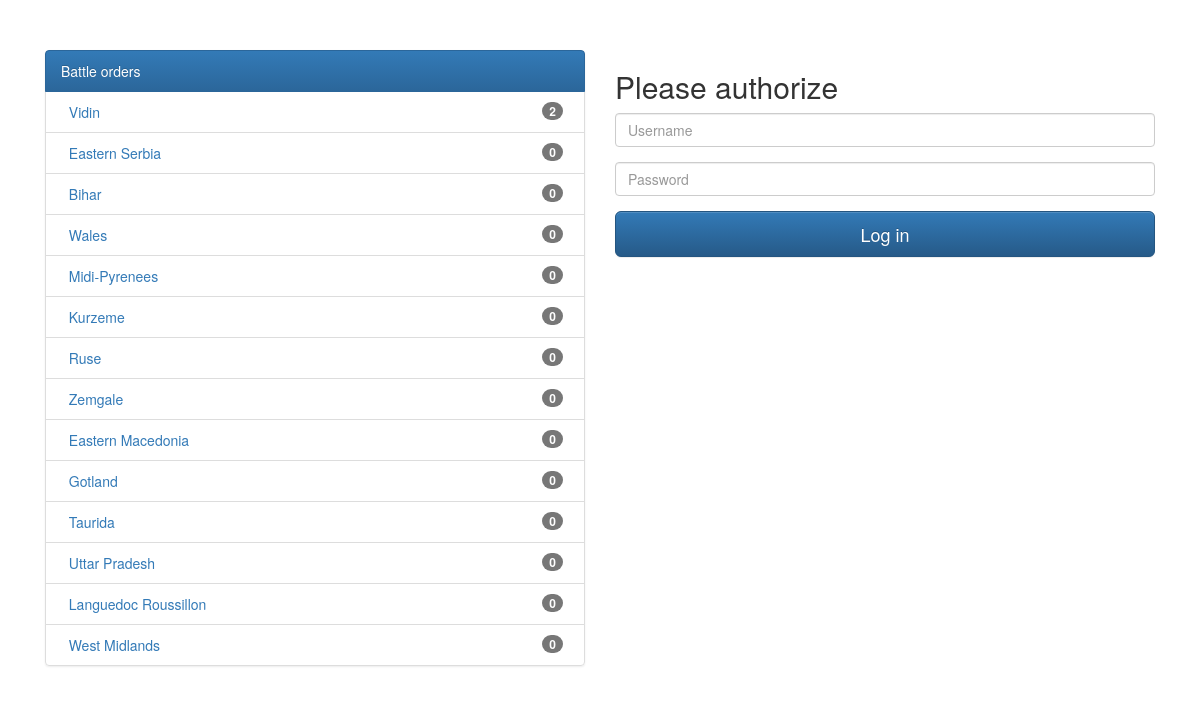
Before: / with the older database file.
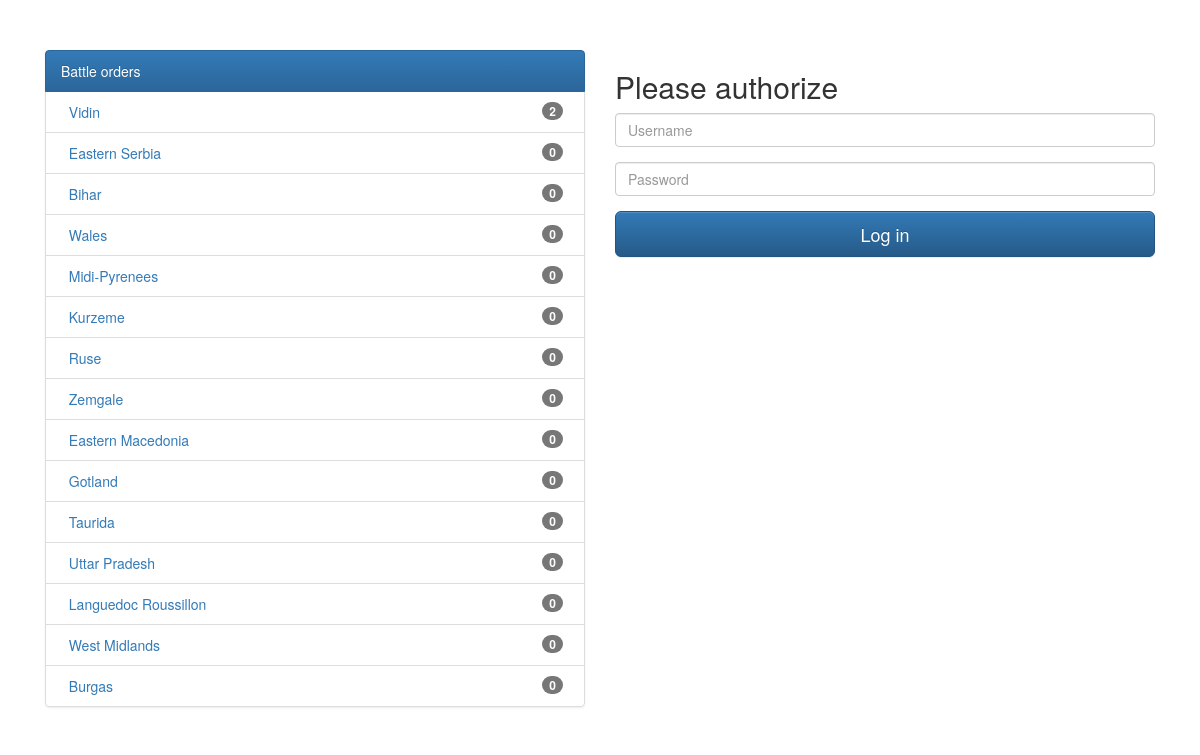
After: the same page with the newer database file.
### tables this page shows
CREATE TABLE "orders" (
"id"  INTEGER,
"caption"  VARCHAR NOT NULL,
"link"  VARCHAR,
"date"  TIMESTAMP NOT NULL DEFAULT CURRENT_TIMESTAMP,
"priority"  SMALLINT NOT NULL,
"country"  VARCHAR,
"importance"  INTEGER DEFAULT 0,
PRIMARY KEY ("id" ASC)
);

### db.inc.php (called while the page is built, shortened)
<?php
$sessionName = 'loggedIn';
$countries = array();
$countries[167] = "Albania";
$countries[27] = "Argentina";
$countries[169] = "Armenia";
$countries[50] = "Australia";
$countries[33] = "Austria";
$countries[83] = "Belarus";
$countries[32] = "Belgium";
$countries[76] = "Bolivia";
$countries[69] = "Bosnia and Herzegovina";
$countries[9] = "Brazil";
$countries[42] = "Bulgaria";
$countries[23] = "Canada";
$countries[64] = "Chile";
$countries[14] = "China";
$countries[78] = "Colombia";
$countries[63] = "Croatia";
$countries[171] = "Cuba";
$countries[82] = "Cyprus";
$countries[34] = "Czech Republic";
$countries[55] = "Denmark";
$countries[165] = "Egypt";
$countries[70] = "Estonia";
$countries[39] = "Finland";
$countries[11] = "France";
$countries[168] = "Georgia";
$countries[12] = "Germany";
$countries[44] = "Greece";
$countries[13] = "Hungary";
$countries[48] = "India";
$countries[49] = "Indonesia";
$countries[56] = "Iran";
$countries[54] = "Ireland";
$countries[58] = "Israel";
$countries[10] = "Italy";
$countries[45] = "Japan";
$countries[71] = "Latvia";
$countries[72] = "Lithuania";
$countries[66] = "Malaysia";
$countries[26] = "Mexico";
$countries[80] = "Montenegro";
$countries[31] = "Netherlands";
$countries[84] = "New Zealand";
$countries[170] = "Nigeria";
$countries[73] = "North Korea";
$countries[37] = "Norway";
$countries[57] = "Pakistan";
$countries[75] = "Paraguay";
$countries[77] = "Peru";
$countries[67] = "Philippines";
$countries[35] = "Poland";
$countries[53] = "Portugal";
$countries[81] = "Republic of China (Taiwan)";
$countries[79] = "Republic of Macedonia (FYROM)";
$countries[52] = "Republic of Moldova";
$countries[1] = "Romania";
$countries[41] = "Russia";
$countries[164] = "Saudi Arabia";
$countries[65] = "Serbia";
$countries[68] = "Singapore";

### index.php (the view, shortened to what this page needs)
<?php
require("db.inc.php");
?><!DOCTYPE html>
<html lang="en">
    <head>
        <link rel="stylesheet" href="https://maxcdn.bootstrapcdn.com/bootstrap/3.3.6/css/bootstrap.min.css">
        <link rel="stylesheet" href="https://maxcdn.bootstrapcdn.com/bootstrap/3.3.6/css/bootstrap-theme.min.css">
    </head>
    <body>
        <div class="container">
            <div class="col-lg-6">
                <ul class="list-group">
                    <li class="list-group-item active">Battle orders</li>
                    <?php
                    $sql = "SELECT id, caption, link, date, priority, importance, country
                            FROM orders
                            ORDER BY importance DESC, priority DESC, id ASC";
                    ($q = $dblink->query($sql)) || die($dblink->error);
                    if (count($q) > 0) {
                        while ($row = $q->fetchArray(SQLITE3_ASSOC)) {
                            $caption = $row['caption'];
                            $battleId = preg_replace("/[^0-9]/", '', $row['link']);
                            $date = $row['date'];
                            $priority = $row['priority'];
                            $importance = $row['importance'];
                            $img = $flags[$priority];
                            $country = preg_replace("/[\(\)]/", "", preg_replace("/\ /", '-', $row['country']));
                            $link = 'https://www.erepublik.com/en/military/battlefield' . ($priority < 3 ? '-choose-side' : '') . '/' . $battleId . ($priority < 3 ? "/" . array_search($row['country'], $countries) : '');
                            $link = empty($row['link']) ? "javascript:void(0);" : $link;
                            echo "
                            <li class='list-group-item in-bl'>
                                <img src='$img' alt='' width='150px'>
                                <img src='https://www.erepublik.net/images/flags_png/L/{$country}.png' alt=''>
                                <a href='$link' title='$date' target='_blank'>$caption</a>";
                            echo "
                                <span class='pull-right badge importance' title='Importance'>$importance</span>
                            </li>
                            ";
                        }
                    } else {
                        echo "<li class='list-group-item'>No orders set</li>\n";
                    }
                    ?>
                </ul>
            </div>
            <?php if (empty($_SESSION[$sessionName])) { ?>
                <div class="col-lg-6">
                    <form class="form-signin" method="post" action="index.php">
                        <h2 class="form-signin-heading">Please authorize</h2>
                        <div class="form-group">
                            <input type="text" id="inputUser" name="username" class="form-control" placeholder="Username" required autofocus>
                        </div>
                        <div class="form-group">
                            <input type="password" id="inputPassword" name="password" class="form-control" placeholder="Password" required>
                        </div>
                        <button class="btn btn-lg btn-primary btn-block" type="submit">Log in</button>
                    </form>
                </div>
            <?php } ?>
        </div>
    </body>
</html>

### index.php (style rules this page uses)
body { padding-top: 50px; }
li { overflow: hidden; }
.importance { cursor: pointer; }
@media (min-width: 600px) { .importance { margin-right: 6px; } }

Changed rows visible on the page:
added orders: caption "Burgas", importance "0"
